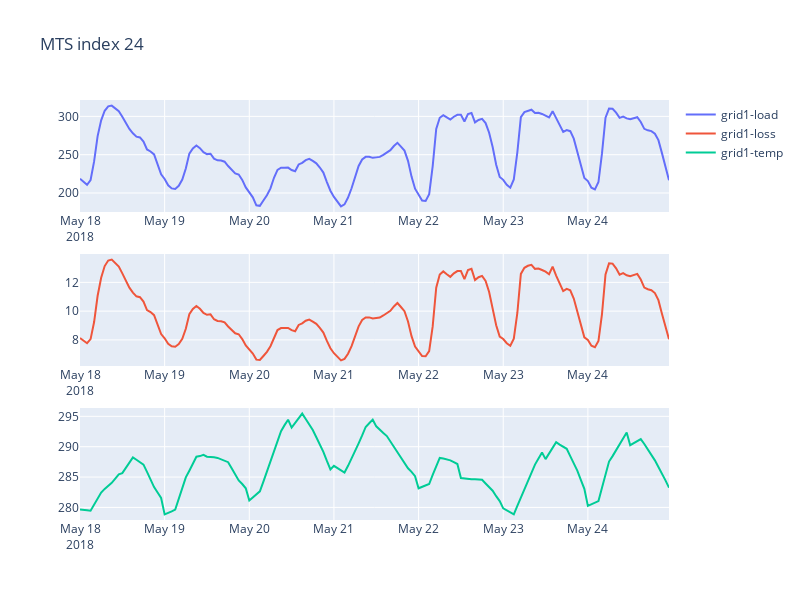

The notebook cell this image was saved under:
### Code cell
mts_index = 24

fig = make_subplots(rows=3, cols=1)

fig.add_trace(go.Line(x=data[mts_index].index, y=data[mts_index]["grid1-load"], name="grid1-load"), row=1, col=1)
fig.add_trace(go.Line(x=data[mts_index].index, y=data[mts_index]["grid1-loss"], name="grid1-loss"), row=2, col=1)
fig.add_trace(go.Line(x=data[mts_index].index, y=data[mts_index]["grid1-temp"], name="grid1-temp"), row=3, col=1)

fig.update_layout(height=600, width=800, title_text=f"MTS index {mts_index}")

fig.show()

### Figure 1 — Plotly figure (JSON) as saved in the notebook; plotly's stock layout.template omitted (floating-point values rounded to 4 significant figures; data arrays with more than 128 entries replaced by an {"elided": "..."} marker saying what was removed)
{"data": [{"name": "grid1-load", "type": "scatter", "x": {"elided": "168 str values"}, "xaxis": "x", "y": {"elided": "168 float values"}, "yaxis": "y"}, {"name": "grid1-loss", "type": "scatter", "x": {"elided": "168 str values"}, "xaxis": "x2", "y": {"elided": "168 float values"}, "yaxis": "y2"}, {"name": "grid1-temp", "type": "scatter", "x": {"elided": "168 str values"}, "xaxis": "x3", "y": {"elided": "168 float values"}, "yaxis": "y3"}], "layout": {"height": 600, "title": {"text": "MTS index 24"}, "width": 800, "xaxis": {"anchor": "y", "domain": [0, 1]}, "xaxis2": {"anchor": "y2", "domain": [0, 1]}, "xaxis3": {"anchor": "y3", "domain": [0, 1]}, "yaxis": {"anchor": "x", "domain": [0.7333, 1]}, "yaxis2": {"anchor": "x2", "domain": [0.3667, 0.6333]}, "yaxis3": {"anchor": "x3", "domain": [0, 0.2667]}}}
